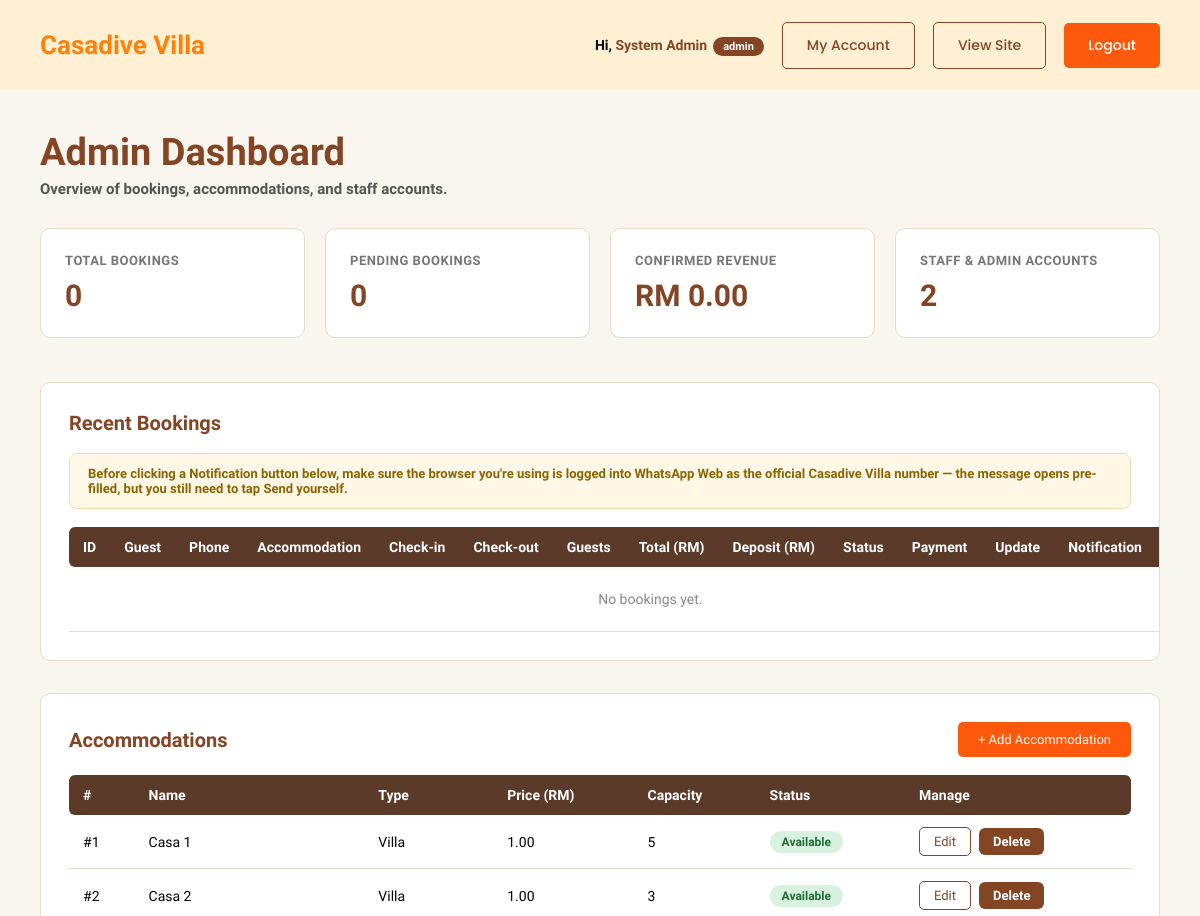
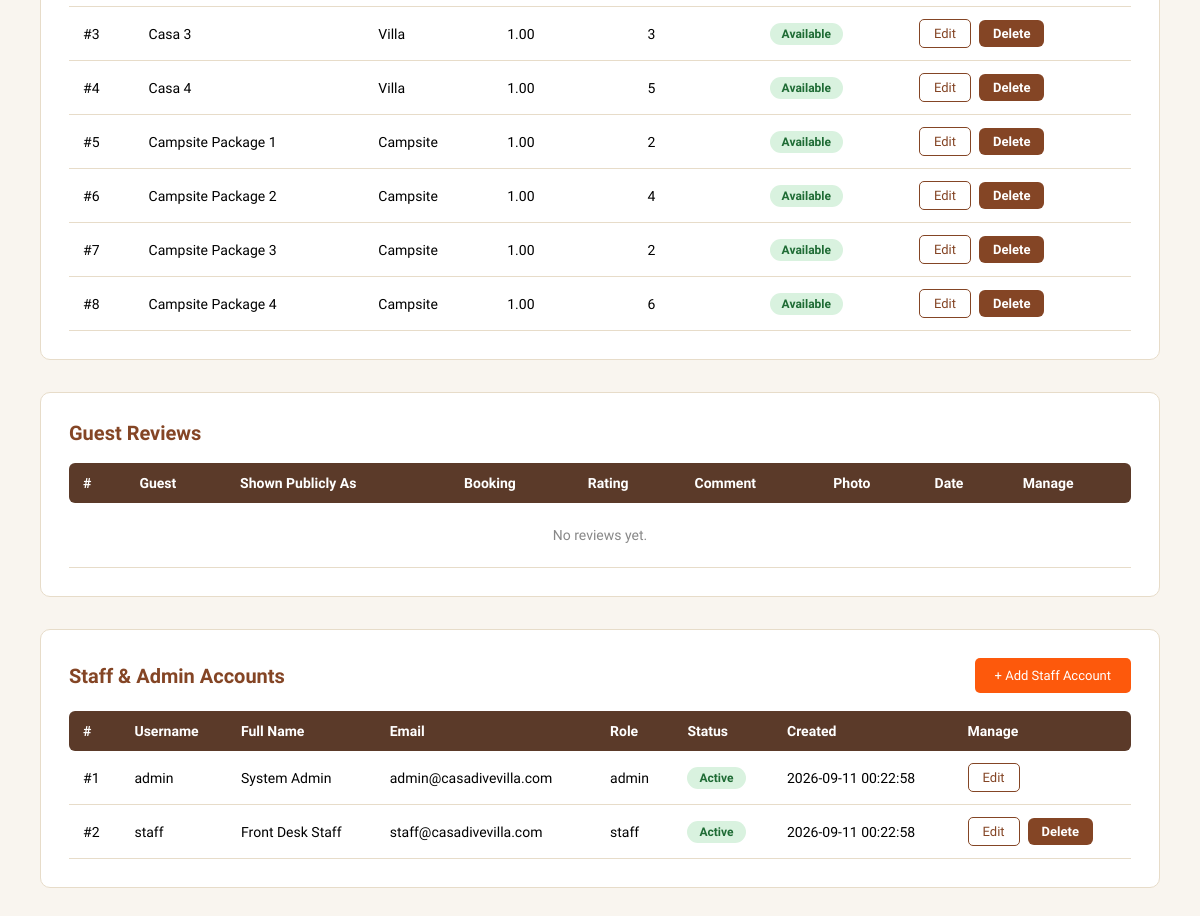
The app's page /user/admin_dashboard.php (signed in) with its own data (2 pictures, top to bottom).
### tables this page shows
CREATE TABLE `user` (
  user_id         INT UNSIGNED AUTO_INCREMENT PRIMARY KEY,
  username        VARCHAR(50)  NOT NULL UNIQUE,
  password        VARCHAR(255) NOT NULL,
  fullname        VARCHAR(100) NOT NULL,
  email           VARCHAR(150) NOT NULL UNIQUE,
  phone           VARCHAR(20),
  role            ENUM('admin','staff') NOT NULL DEFAULT 'staff',
  profile_picture VARCHAR(255),
  status          ENUM('active','inactive','suspended') NOT NULL DEFAULT 'active',
  created_at      TIMESTAMP NOT NULL DEFAULT CURRENT_TIMESTAMP,
  updated_at      TIMESTAMP NOT NULL DEFAULT CURRENT_TIMESTAMP ON UPDATE CURRENT_TIMESTAMP
);

CREATE TABLE `accommodation` (
  accommodation_id   INT UNSIGNED AUTO_INCREMENT PRIMARY KEY,
  accommodation_name VARCHAR(100) NOT NULL,
  accommodation_type ENUM('Villa','Campsite') NOT NULL,
  price              DECIMAL(10,2) NOT NULL COMMENT 'weekday / base rate per night, used for all booking calculations',
  price_weekend      DECIMAL(10,2) NULL COMMENT 'display only — not applied to booking totals yet',
  price_holiday      DECIMAL(10,2) NULL COMMENT 'display only — not applied to booking totals yet',
  capacity           INT UNSIGNED NOT NULL,
  pax_label          VARCHAR(30) NULL COMMENT 'display string e.g. "4-5 PAX", falls back to "Max N guests"',
  features           TEXT NULL COMMENT 'one feature per line, e.g. "Wifi\nAircond\nSea View"',
  description        TEXT,
  status             ENUM('available','unavailable','maintenance') NOT NULL DEFAULT 'available',
  image              VARCHAR(255),
  door_code          VARCHAR(20) COMMENT 'lock box / door code shown to the guest in the check-in reminder'
);

### user/views/admin_dashboard.view.php (the view, shortened to what the rows shown need)
<!DOCTYPE html>
<html lang="en">
<head>
<link rel="stylesheet" href="style/dashboard.css">
</head>
<body>
  <header class="dash-topbar">
    <div class="container">
      <div class="dash-user">
        <span class="who">Hi, <strong><?= htmlspecialchars($user['fullname']) ?></strong><span class="role-badge"><?= htmlspecialchars($user['role']) ?></span></span>
      </div>
    </div>
  </header>
  <main class="dash-main">
    <div class="container">
      <h1 class="dash-heading">Admin Dashboard</h1>
      <section class="dash-section">
        <h2>Recent Bookings</h2>
        <table>
          <thead>
            <tr>
              <th>ID</th>
              <th>Guest</th>
              <th>Phone</th>
              <th>Accommodation</th>
              <th>Check-in</th>
              <th>Check-out</th>
              <th>Guests</th>
              <th>Total (RM)</th>
              <th>Deposit (RM)</th>
              <th>Status</th>
              <th>Payment</th>
              <th>Update</th>
              <th>Notification</th>
              <th>Receipt</th>
            </tr>
          </thead>
        </table>
      </section>
      <section class="dash-section">
        <h2 class="section-heading">
          Accommodations
          <a href="manage_accommodation.php" class="btn btn-md btn-primary">+ Add Accommodation</a>
        </h2>
        <table>
          <thead>
            <tr>
              <th>#</th>
              <th>Name</th>
              <th>Type</th>
              <th>Price (RM)</th>
              <th>Capacity</th>
              <th>Status</th>
              <th>Manage</th>
            </tr>
          </thead>
          <tbody>
            <?php foreach ($accommodations as $a): ?>
              <tr>
                <td>#<?= (int) $a['accommodation_id'] ?></td>
                <td><?= htmlspecialchars($a['accommodation_name']) ?></td>
                <td><?= htmlspecialchars($a['accommodation_type']) ?></td>
                <td><?= number_format((float) $a['price'], 2) ?></td>
                <td><?= (int) $a['capacity'] ?></td>
                <td><span class="status-badge status-<?= htmlspecialchars($a['status']) ?>"><?= htmlspecialchars($a['status']) ?></span></td>
                <td>
                  <div class="status-form">
                    <a href="manage_accommodation.php?id=<?= (int) $a['accommodation_id'] ?>" class="btn btn-sm btn-outline">Edit</a>
                    <form method="post" action="manage_accommodation.php" onsubmit="return confirm('Delete this accommodation? This cannot be undone.');">
                      <button type="submit">Delete</button>
                    </form>
                  </div>
                </td>
              </tr>
            <?php endforeach; ?>
          </tbody>
        </table>
      </section>
      <section class="dash-section">
        <h2 class="section-heading">Guest Reviews</h2>
        <table>
          <thead>
            <tr>
              <th>#</th>
              <th>Guest</th>
              <th>Shown Publicly As</th>
              <th>Booking</th>
              <th>Rating</th>
              <th>Comment</th>
              <th>Photo</th>
              <th>Date</th>
              <th>Manage</th>
            </tr>
          </thead>
        </table>
      </section>
      <section class="dash-section">
        <h2 class="section-heading">
          Staff &amp; Admin Accounts
          <a href="manage_account.php" class="btn btn-md btn-primary">+ Add Staff Account</a>
        </h2>
        <table>
          <thead>
            <tr>
              <th>#</th>
              <th>Username</th>
              <th>Full Name</th>
              <th>Email</th>
              <th>Role</th>
              <th>Status</th>
              <th>Created</th>
              <th>Manage</th>
            </tr>
          </thead>
          <tbody>
            <?php foreach ($users as $u): ?>
              <tr>
                <td>#<?= (int) $u['user_id'] ?></td>
                <td><?= htmlspecialchars($u['username']) ?></td>
                <td><?= htmlspecialchars($u['fullname']) ?></td>
                <td><?= htmlspecialchars($u['email']) ?></td>
                <td><?= htmlspecialchars($u['role']) ?></td>
                <td><span class="status-badge status-<?= htmlspecialchars($u['status']) ?>"><?= htmlspecialchars($u['status']) ?></span></td>
                <td><?= htmlspecialchars($u['created_at']) ?></td>
                <td>
                  <div class="status-form">
                    <a href="manage_account.php?id=<?= (int) $u['user_id'] ?>" class="btn btn-sm btn-outline">Edit</a>
                    <?php if ((int) $u['user_id'] !== (int) $user['user_id']): ?>
                      <form method="post" action="manage_account.php" onsubmit="return confirm('Delete this account? This cannot be undone.');">
                        <button type="submit">Delete</button>
                      </form>
                    <?php endif; ?>
                  </div>
                </td>
              </tr>
            <?php endforeach; ?>
          </tbody>
        </table>
      </section>
    </div>
  </main>
</body>
</html>

### records on screen
user: fullname "System Admin", role "Admin", user_id "1", username "admin", email "admin@casadivevilla.com", role "admin", status "Active", created_at "2026-09-11 00:22:58"
accommodation: accommodation_id "1", accommodation_name "Casa 1", accommodation_type "Villa", price "1.00", capacity "5", status "Available"
accommodation: accommodation_id "2", accommodation_name "Casa 2", accommodation_type "Villa", price "1.00", capacity "3", status "Available"
accommodation: accommodation_id "3", accommodation_name "Casa 3", accommodation_type "Villa", price "1.00", capacity "3", status "Available"
accommodation: accommodation_id "4", accommodation_name "Casa 4", accommodation_type "Villa", price "1.00", capacity "5", status "Available"
accommodation: accommodation_id "5", accommodation_name "Campsite Package 1", accommodation_type "Campsite", price "1.00", capacity "2", status "Available"
accommodation: accommodation_id "6", accommodation_name "Campsite Package 2", accommodation_type "Campsite", price "1.00", capacity "4", status "Available"
accommodation: accommodation_id "7", accommodation_name "Campsite Package 3", accommodation_type "Campsite", price "1.00", capacity "2", status "Available"
accommodation: accommodation_id "8", accommodation_name "Campsite Package 4", accommodation_type "Campsite", price "1.00", capacity "6", status "Available"
user: user_id "2", username "staff", fullname "Front Desk Staff", email "staff@casadivevilla.com", role "staff", status "Active", created_at "2026-09-11 00:22:58"

### other values on screen
$stats['total_bookings'] "0"
$stats['pending_bookings'] "0"
$stats['revenue'] "0.00"
$stats['total_users'] "2"
